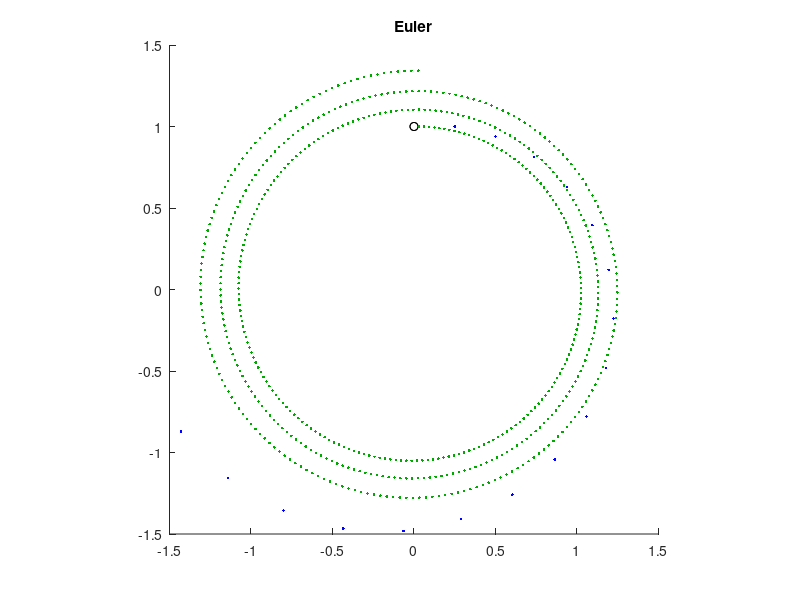

The MATLAB script that drew this image:
clf
axis(1.5*[-1 1 -1 1])
axis square
bg = 'blue';

A = [0 1; -1 0];
for h = [1/4 1/32]
   x = [0 1]';
   line(x(1),x(2),'marker','o','color','k')
   for t = 0:h:6*pi
      x = x + h*A*x;
      line(x(1),x(2),'marker','.','color',bg)
   end
   bg = [0 2/3 0];
end
title('Euler')
